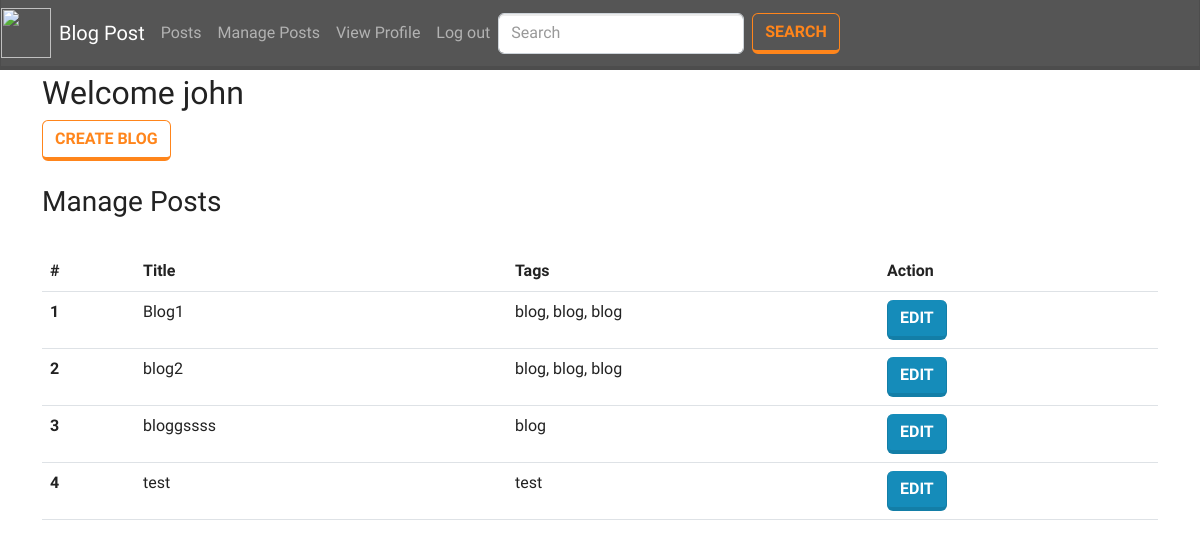
Page /dashboard.php (signed in) on the earlier database version.
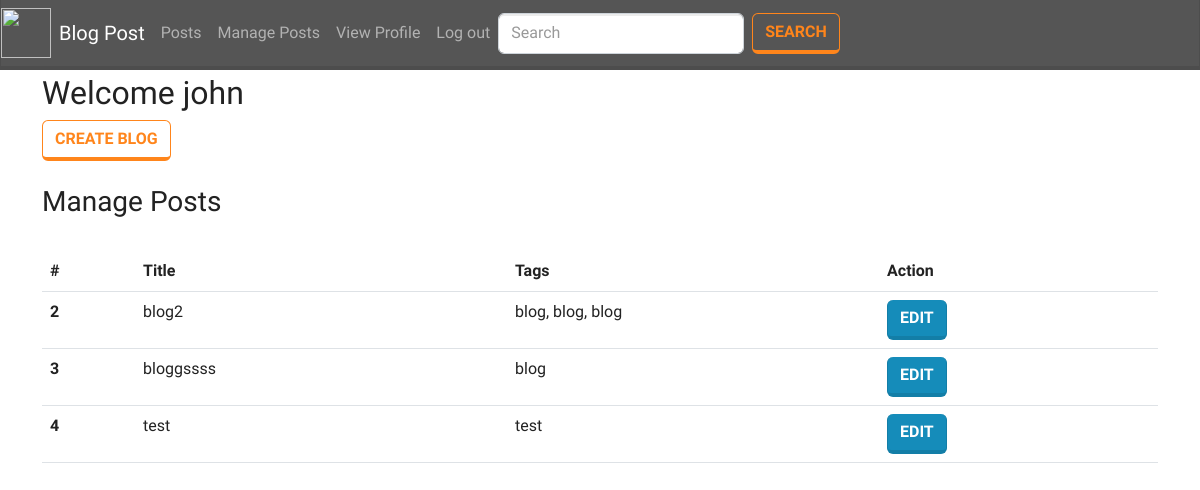
Same page on the later database version.
### tables this page shows
CREATE TABLE `blogs` (
  `id` int(11) NOT NULL,
  `author_id` int(11) NOT NULL,
  `title` varchar(255) NOT NULL,
  `body` longtext NOT NULL,
  `tags` varchar(255) NOT NULL,
  `date_created` datetime NOT NULL
);

### includes/functions.php (called while the page is built, shortened)
<?php
function getPosts(){
    $id = $_SESSION['id'];
    $q = "SELECT b.id as `bid`, b.author_id, b.title, b.body, b.tags, b.date_created, u.id, u.first_name, u.middle_name, u.last_name, u.email, u.image  FROM blogs b INNER JOIN users u ON b.author_id = u.id WHERE author_id = $id";
    $result = mysqli_query($_SESSION['conn'], $q);
    $temp = array();
    while ($row = $result->fetch_assoc()) {
        $temp[] = $row;
    }
    return $temp;
}

### dashboard.php (the view, shortened to what this page needs)
<?php include('components/header.php'); ?>
<div class="container mt-1">
<?php if($_SESSION['is_admin'] == 1){ ?>
    <h2>Welcome <?= $_SESSION['first_name']?></h2>
    <br>
    <br>
    <h3>Manage Accounts</h3>
    <br>
    <table class="table">
    <thead>
        <tr>
            <th class="col-1">#</th>
            <th class="col-4">Name</th>
            <th class="col-4">Blogs</th>
            <th class="col-4">Action</th>
        </tr>
    </thead>
    <tbody>
    <?php foreach(getAllUser() as $res) {?>
    <tr>
        <th scope="row"><?= $res['uid']?></th>
        <td><?= $res['first_name'] . ' ' . $res['last_name']?></td>
        <td><?= $res['post']?></td>
        <td><a class="btn btn-success" href=".php?id=<?= $res['uid']?>">Activate</a></td>
    </tr>
    <?php } ?>
    </tbody>
    </table>
<?php }else{ ?>
    <h2>Welcome <?= $_SESSION['first_name']?></h2>
    <a class="btn btn-outline-warning" href="create_post.php">Create Blog</a>
    <br>
    <br>
    <h3>Manage Posts</h3>
    <br>
    <table class="table">
    <thead>
        <tr>
            <th class="col-1">#</th>
            <th class="col-4">Title</th>
            <th class="col-4">Tags</th>
            <th class="col-4">Action</th>
        </tr>
    </thead>
    <tbody>
    <?php foreach(getPosts() as $res) {?>
    <tr>
        <th scope="row"><?= $res['bid']?></th>
        <td><?= $res['title']?></td>
        <td><?= $res['tags']?></td>
        <td><a class="btn btn-primary" href="edit_post.php?id=<?= $res['bid']?>">Edit</a> </td>
    </tr>
    <?php } ?>
    </tbody>
    </table>
    <br>
<?php } ?>
</div>
<?php include('components/footer.php'); ?>

Differences in the rows shown:
removed blogs: id "1", title "Blog1", tags "blog, blog, blog"
